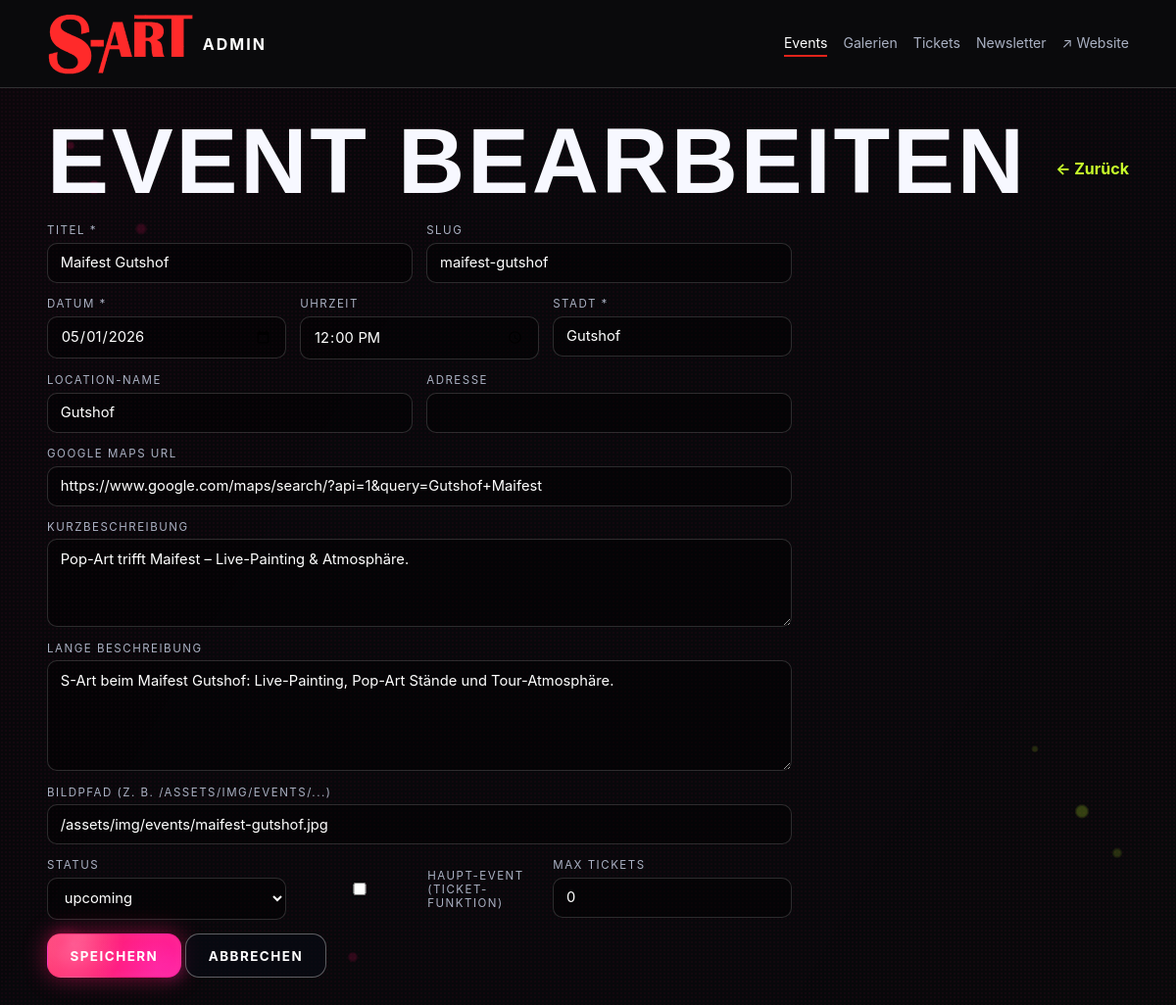
Screenshot of /admin/event-edit.php?id=2 with the database file from the repository.
### tables this page shows
CREATE TABLE IF NOT EXISTS events (
  id INT UNSIGNED AUTO_INCREMENT PRIMARY KEY,
  title VARCHAR(255) NOT NULL,
  slug VARCHAR(255) UNIQUE,
  event_date DATE NOT NULL,
  event_time TIME NULL,
  city VARCHAR(255) NOT NULL,
  location_name VARCHAR(255) NULL,
  address VARCHAR(255) NULL,
  description_short TEXT NULL,
  description_long TEXT NULL,
  image_path VARCHAR(500) NULL,
  status ENUM('upcoming','past','draft') DEFAULT 'upcoming',
  is_opening TINYINT(1) DEFAULT 0,
  max_tickets INT UNSIGNED DEFAULT 600,
  google_maps_url VARCHAR(500) NULL,
  created_at DATETIME DEFAULT CURRENT_TIMESTAMP,
  updated_at DATETIME DEFAULT CURRENT_TIMESTAMP ON UPDATE CURRENT_TIMESTAMP
);

### includes/functions.php (called while the page is built, shortened)
<?php
require_once __DIR__ . '/../config/database.php';
function e(?string $value): string
{
    return htmlspecialchars((string) $value, ENT_QUOTES, 'UTF-8');
}
function fetchOne(string $sql, array $params = []): ?array
{
    global $pdo;
    $stmt = $pdo->prepare($sql);
    $stmt->execute($params);
    $row = $stmt->fetch();
    return $row ?: null;
}

### admin/event-edit.php (the view, shortened to what this page needs)
<?php
$id = isset($_GET['id']) ? (int) $_GET['id'] : 0;
$item = [
    'title' => '', 'slug' => '', 'event_date' => '', 'event_time' => '',
    'city' => '', 'location_name' => '', 'address' => '',
    'description_short' => '', 'description_long' => '', 'image_path' => '',
    'status' => 'upcoming', 'is_opening' => 0, 'max_tickets' => 0,
    'google_maps_url' => '',
];
if ($id) {
    $item = fetchOne('SELECT * FROM events WHERE id=:id', ['id' => $id]) ?? $item;
}
require __DIR__ . '/_header.php';
?>
<div class="admin-page-head">
  <h1><?= $id ? 'Event bearbeiten' : 'Neues Event' ?></h1>
  <a class="text-link" href="/admin/events.php">← Zurück</a>
</div>
<form method="post" class="admin-form">
  <div class="form-grid-2">
    <label class="field"><span>Titel *</span><input name="title" required value="<?= e($item['title']) ?>"></label>
    <label class="field"><span>Slug</span><input name="slug" value="<?= e($item['slug']) ?>"></label>
  </div>
  <div class="form-grid-3">
    <label class="field"><span>Datum *</span><input type="date" name="event_date" required value="<?= e($item['event_date']) ?>"></label>
    <label class="field"><span>Uhrzeit</span><input type="time" name="event_time" value="<?= e((string) $item['event_time']) ?>"></label>
    <label class="field"><span>Stadt *</span><input name="city" required value="<?= e($item['city']) ?>"></label>
  </div>
  <div class="form-grid-2">
    <label class="field"><span>Location-Name</span><input name="location_name" value="<?= e((string) $item['location_name']) ?>"></label>
    <label class="field"><span>Adresse</span><input name="address" value="<?= e((string) $item['address']) ?>"></label>
  </div>
  <label class="field"><span>Google Maps URL</span><input name="google_maps_url" value="<?= e((string) $item['google_maps_url']) ?>"></label>
  <label class="field"><span>Kurzbeschreibung</span><textarea name="description_short"><?= e((string) $item['description_short']) ?></textarea></label>
  <label class="field"><span>Lange Beschreibung</span><textarea name="description_long" rows="5"><?= e((string) $item['description_long']) ?></textarea></label>
  <label class="field"><span>Bildpfad (z. B. /assets/img/events/...)</span><input name="image_path" value="<?= e((string) $item['image_path']) ?>"></label>
  <div class="form-grid-3">
    <label class="field">
      <span>Status</span>
      <select name="status">
        <?php foreach (['upcoming', 'past', 'draft'] as $s): ?>
          <option value="<?= $s ?>" <?= $item['status'] === $s ? 'selected' : '' ?>><?= $s ?></option>
        <?php endforeach; ?>
      </select>
    </label>
    <label class="field check-field">
      <input type="checkbox" name="is_opening" value="1" <?= (int) $item['is_opening'] === 1 ? 'checked' : '' ?>>
      <span>Haupt-Event (Ticket-Funktion)</span>
    </label>
    <label class="field"><span>Max Tickets</span><input type="number" name="max_tickets" min="0" value="<?= (int) $item['max_tickets'] ?>"></label>
  </div>
  <div>
    <button class="btn btn-primary" type="submit">Speichern</button>
    <a class="btn btn-ghost" href="/admin/events.php">Abbrechen</a>
  </div>
</form>
<?php require __DIR__ . '/_footer.php'; ?>

### rows the page displays
events: title "Maifest Gutshof", slug "maifest-gutshof", event_date "05/01/2026", event_time "12:00:00", city "Gutshof", location_name "Gutshof", google_maps_url "https://www.google.com/maps/search/?api=1&query=Gutshof+Maifest", description_short "Pop-Art trifft Maifest – Live-Painting & Atmosphäre.", description_long "S-Art beim Maifest Gutshof: Live-Painting, Pop-Art Stände und Tour-Atmosphäre.", image_path "/assets/img/events/maifest-gutshof.jpg", status "upcoming", max_tickets "0"
